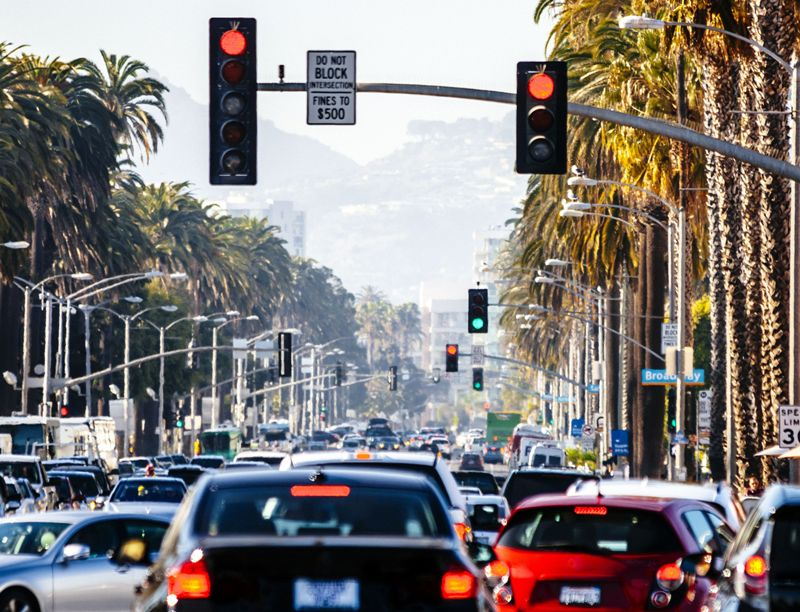
#> input picture tld_img/1.jpg, 800 x 612 px
$ python TLD.py
#> lines starting #> are read from the running program, lines starting #| are printed output that depends on the picture; after the words box and inside, x2 and y2 are one past the last pixel; in counts of white or black regions, pixels touching at a corner belong together
import cv2 as cv
import numpy as np
import time
from tkinter import *

from tkinter import messagebox


index = 1

#loading the test image
img = cv.imread("tld_img/1.jpg") #change name to test new image
#> img is the input picture: shape (612, 800, 3); mean B, G, R 123.3, 124.5, 129.4


#..............................DETECTION.................................


#funcion for reducing resolution of the image:
def re_sc(frame, scale=0.75):
#> called with scale = 0.75
  width= int(frame.shape[1]*scale)
#> width = 600
  height= int(frame.shape[0]*scale)
#> height = 459
  dimention = (width,height)
#> dimention = (600, 459)
  return cv.resize(frame, dimention, interpolation= cv.INTER_AREA)
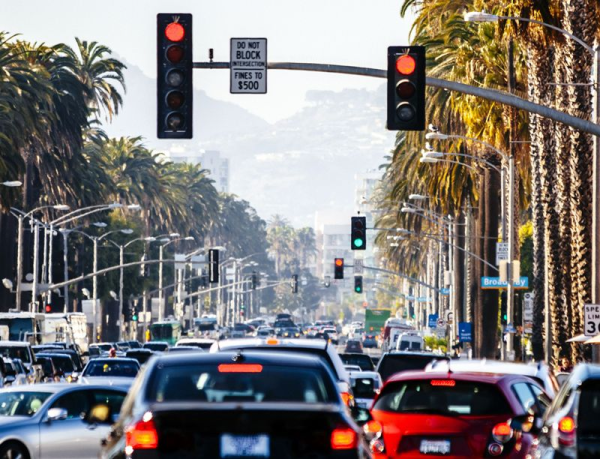
#> returned value: shape (459, 600, 3); mean of channels 0, 1, 2 123.3, 124.5, 129.4; drawn as B, G, R


#calling funcion to rescale image:
img_r = re_sc(img)


#cropping the image:
cropped = img_r[0:200, 0:800]
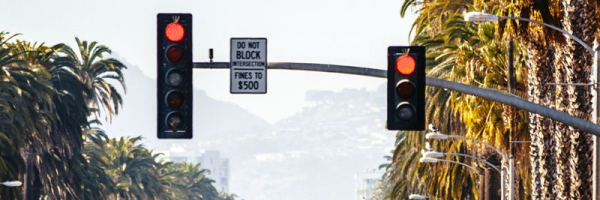
#> cropped: shape (200, 600, 3); mean B, G, R 141.6, 151.1, 157.2
#cv.imshow("cropped", cropped)

blank= np.zeros(cropped.shape)


#converting the colorspace from bgr to lab:
lab = cv.cvtColor(cropped, cv.COLOR_BGR2LAB)
#> lab: shape (200, 600, 3); mean of channels 0, 1, 2 156.1, 129.7, 134.1
#cv.imshow("TLD_con",lab)


#blurring the image:
blur=cv.GaussianBlur(lab,(7,7), cv.BORDER_DEFAULT)
#> blur: shape (200, 600, 3); mean of channels 0, 1, 2 156.1, 129.7, 134.1
#cv.imshow('blur',blur)


#edge detction:
edge=cv.Canny(blur, 125,175)
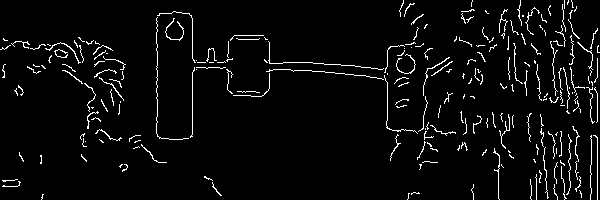
#> edge: shape (200, 600); 4.3% white in thin lines or dots
#cv.imshow('b',edge)


#contours
contours, hierarchies = cv.findContours(edge, cv.RETR_TREE, cv.CHAIN_APPROX_SIMPLE)
#> contours = 235 contours, 234 with area under 20; largest, box (x1, y1, x2, y2) and area: (165, 18, 184, 41) 20
print(f'{len(contours)} contours(s) found!')
#| 235 contours(s) found!


contours= sorted(contours, key=lambda x:cv.contourArea(x), reverse=True)

'''cv.drawContours(blank, contours, -1, (0,255,0),1)
cv.imshow('contour',blank)
blank= np.zeros(cropped.shape)'''

contv=0
diff=0
hdiff=10
for cont in contours:
  contv=contv+1
  (x, y, w, h) = cv.boundingRect(cont)
  diff=w-h

  if diff<0:
    diff=diff*-1

  if diff<hdiff:
    hdiff=diff
    index=contv-1
  if contv==5:
    break
#> this loop made 5 passes
#> (x, y, w, h, diff, hdiff, index) on passes 1, 4: (165, 18, 19, 23, 4, 4, 0), (396, 54, 20, 20, 0, 0, 3)
#> (x, y, w, h, diff) on passes 2, 3, 5: (45, 42, 36, 22, 14), (423, 57, 27, 39, 12), (95, 129, 27, 12, 15)
#> after the loop, contv = 5; hdiff = 0; index = 3
'''cv.drawContours(blank, contours, -1, (0,255,0),1)
cv.imshow('contour',blank)
blank= np.zeros(cropped.shape)'''


'''for cont in contours:
  (x, y, w, h) = cv.boundingRect(cont)
  cv.rectangle(cropped, (x,y), (x + w, y + h),(0,255,0),2)
cv.imshow("crp_der", cropped)'''


#...........................intermidiate output...............................
'''

cv.imshow("CROPPED_IMG", cropped)

cv.imshow("COLOUR_SPACE_CONVERSION",lab)

cv.imshow('GAUSSIAN_BLUR_IMG',blur)

cv.imshow('EDGE_DETECTION',edge)

cv.drawContours(blank, contours, -1, (0,255,0),1)
cv.imshow('CONTOURS',blank)
blank= np.zeros(cropped.shape)
'''
#..............................DETECTED OUTPUT...............................


(x, y, w, h) = cv.boundingRect(contours[index])
#> x = 396; y = 54; w = 20; h = 20
xt=x-5
#> xt = 391
yt=y-5
#> yt = 49
cv.rectangle(cropped, (xt,yt), (xt + w+10, yt + h+10),(0,255,0),2)
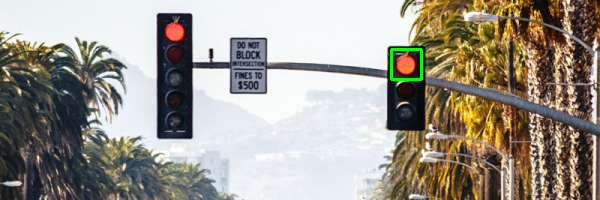
#> cropped: shape (200, 600, 3); 0.3% of pixels changed, all inside (x1, y1, x2, y2) = (390, 48, 423, 81)
cv.imshow("OUTPUT", cropped)


#..............................classification.................................


cx = x + (w/2)
#> cx = 406
cy = y + (h/2)
#> cy = 64

cx = int(cx)
cy = int(cy)

#print(cx)
#print(cy)

#print(img_r[cy][cx])

#colour detection logic:

r=int (img_r[cy][cx][2])
#> r = 254
g=int (img_r[cy][cx][1])
#> g = 118
b=int (img_r[cy][cx][0])
#> b = 75

cv.imshow('FINAL_OUTPUT',img_r)
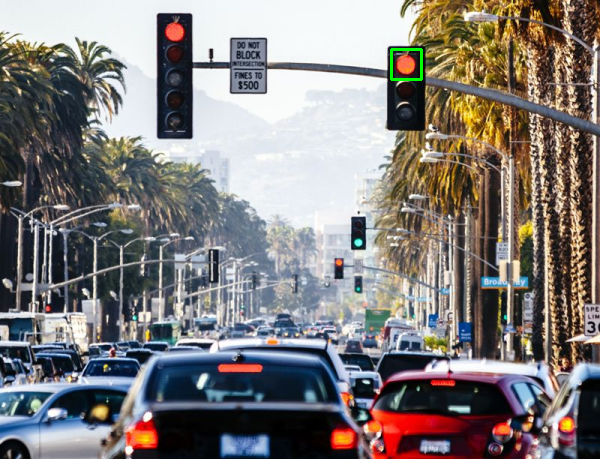
#> window 'FINAL_OUTPUT': shape (459, 600, 3); mean B, G, R 123.3, 124.8, 129.4


#................................ROI.............................

'''for cont in contours:
  (x, y, w, h) = cv.boundingRect(cont)
  cv.rectangle(cropped, (x,y), (x + w, y + h),(0,255,0),2)
cv.imshow("DETECTED SHAPES",cropped)'''


#............................colour index.........................
print('\n')
#red index
bg_avg = (g + b)/2
#> bg_avg = 96.5
red = r - bg_avg
#> red = 157.5
#if red<0:
  #red=0
print('RED INDEX:')
print(red)
#| 157.5
print('\n')


#yellow index
bg_avg = (g + r)/2
#> bg_avg = 186
yellow =  bg_avg - b
#> yellow = 111
#if yellow<0:
  #yellow=0
print('YELLOW INDEX:')
print(yellow)
#| 111.0
print('\n')


#green index
bg_avg = (r + b)/2
#> bg_avg = 164.5
green = g - bg_avg
#> green = -46.5
#if green<0:
  #green=0
print('GREEN INDEX:')
print(green)
#| -46.5
print('\n')


top = Tk()

top.geometry("200x00")


#printing colour
if red >= yellow:
  if red > green:
    print("red")
    messagebox.showinfo("information","TRAFFIC LIGHT COLOUR IS: Red stop the vehicle")
  else:
    print("green")
    messagebox.showinfo("information","TRAFFIC LIGHT COLOUR IS: Green ")
elif yellow > green:
  print("yellow")
  messagebox.showinfo("information","TRAFFIC LIGHT COLOUR IS: Yellow slow down the vehicle")
else:
  print("green")
  messagebox.showinfo("information","TRAFFIC LIGHT COLOUR IS: Green")

top.mainloop()
cv.waitKey(0)

$ run again, with tld_img/10.jpg copied over tld_img/1.jpg
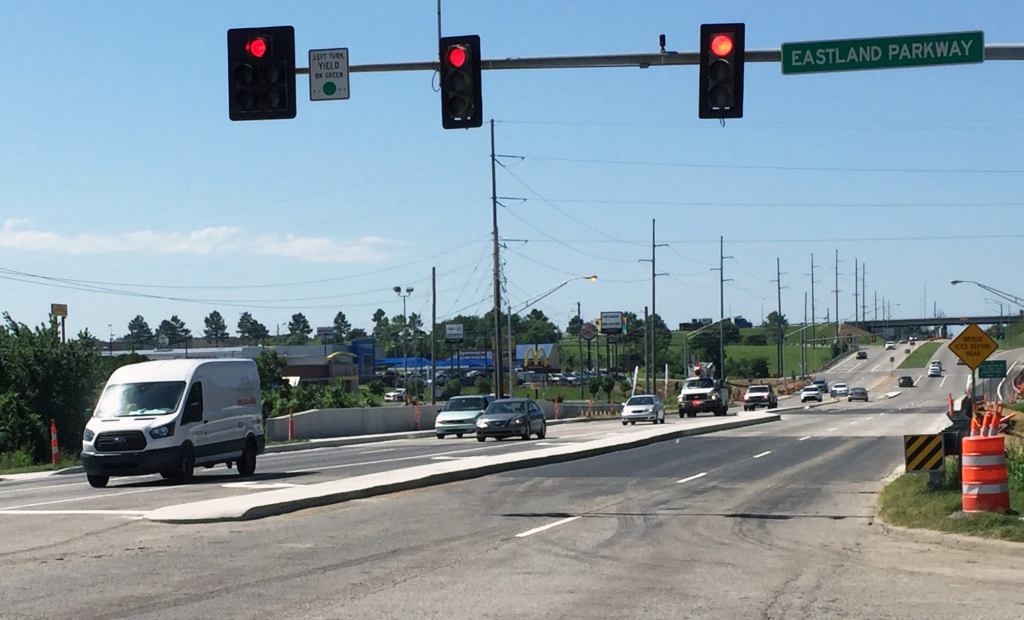
#> input picture tld_img/10.jpg, 2048 x 1239 px (shown at 1/2 size)
#> img is the input picture: shape (1239, 2048, 3); mean B, G, R 164.3, 153.1, 135.2
#> lab: shape (200, 800, 3); mean of channels 0, 1, 2 163.7, 123.4, 108.3
#> blur: shape (200, 800, 3); mean of channels 0, 1, 2 163.7, 123.4, 108.2
#> `edge=cv.Canny(blur, 125,175)`:
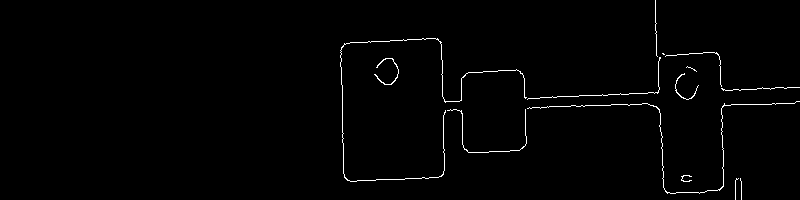
#> edge: shape (200, 800); 1.1% white in thin lines or dots, all inside (x1, y1, x2, y2) = (340, 0, 800, 200)
#> contours = 14 contours, 12 with area under 20; largest, box (x1, y1, x2, y2) and area: (374, 58, 399, 85) 28, (340, 38, 527, 182) 20
#| 14 contours(s) found!
#> the loop `for cont in contours:` made 5 passes
#> (x, y, w, h, diff, hdiff, index) on pass 1: (374, 58, 25, 27, 2, 2, 0)
#> after the loop `for cont in contours:`: contv = 5; hdiff = 2; index = 0
#> `(x, y, w, h) = cv.boundingRect(contours[index])`: x = 374; y = 58; w = 25; h = 27
#> xt = 369
#> yt = 53
#> `cx = x + (w/2)`: cx = 386.5
#> `cy = y + (h/2)`: cy = 71.5
#> `cx = int(cx)`: cx = 386
#> `cy = int(cy)`: cy = 71
#> r = 254
#> g = 22
#> b = 70
#> `cv.imshow('FINAL_OUTPUT',img_r)`:
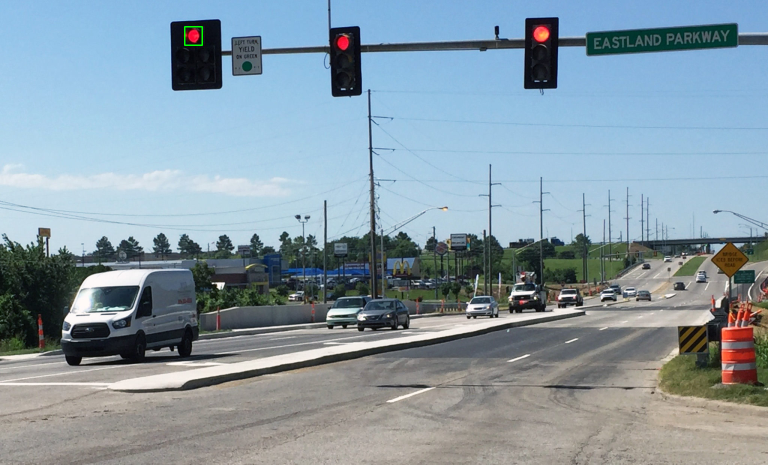
#> window 'FINAL_OUTPUT': shape (929, 1536, 3) (shown at 1/2 size); mean B, G, R 164.3, 153.2, 135.2
#> `bg_avg = (g + b)/2`: bg_avg = 46
#> red = 208
#| 208.0
#> `bg_avg = (g + r)/2`: bg_avg = 138
#> yellow = 68
#| 68.0
#> `bg_avg = (r + b)/2`: bg_avg = 162
#> green = -140
#| -140.0

$ run again, with tld_img/11.jpg copied over tld_img/1.jpg
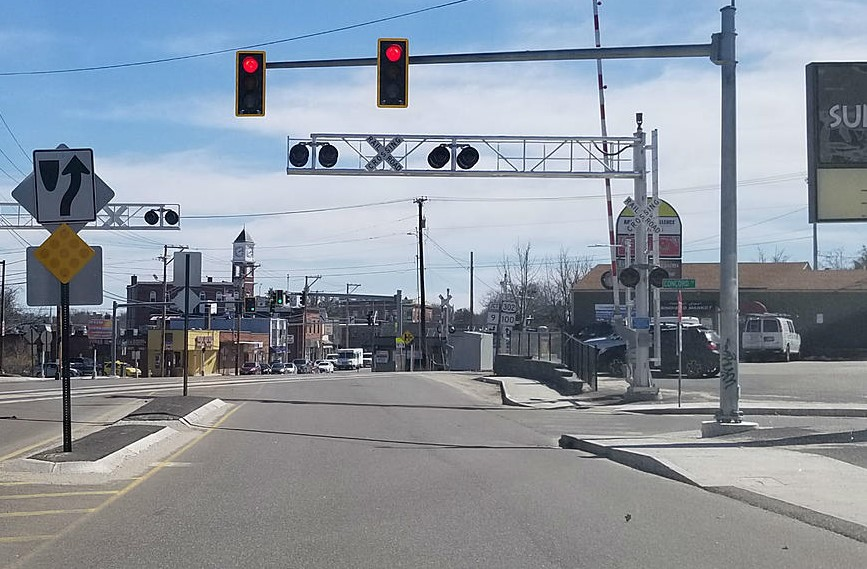
#> input picture tld_img/11.jpg, 867 x 569 px
#> img is the input picture: shape (569, 867, 3); mean B, G, R 158.9, 147.8, 138.9
#> lab: shape (200, 650, 3); mean of channels 0, 1, 2 178.4, 126.8, 114.7
#> blur: shape (200, 650, 3); mean of channels 0, 1, 2 178.4, 126.8, 114.7
#> `edge=cv.Canny(blur, 125,175)`:
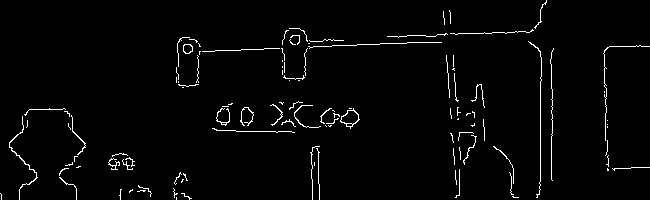
#> edge: shape (200, 650); 2.4% white in thin lines or dots
#> contours = 118 contours, 112 with area under 20; largest, box (x1, y1, x2, y2) and area: (340, 108, 360, 129) 204, (340, 110, 359, 125) 167, (183, 44, 193, 54) 72, (183, 44, 193, 54) 64, (9, 116, 38, 200) 39, (216, 108, 230, 126) 21
#| 118 contours(s) found!
#> the loop `for cont in contours:` made 5 passes
#> (x, y, w, h, diff, hdiff, index) on passes 1, 3: (340, 108, 20, 21, 1, 1, 0), (183, 44, 10, 10, 0, 0, 2)
#> after the loop `for cont in contours:`: contv = 5; hdiff = 0; index = 2
#> `(x, y, w, h) = cv.boundingRect(contours[index])`: x = 183; y = 44; w = 10
#> xt = 178
#> yt = 39
#> `cv.rectangle(cropped, (xt,yt), (xt + w+10, yt + h+10),(0,255,0),2)`:
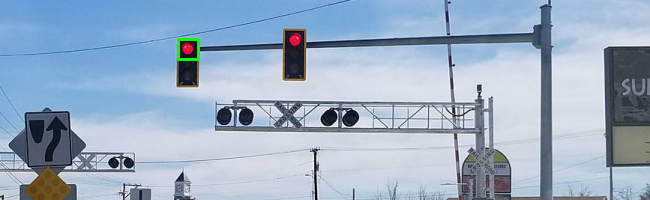
#> cropped: shape (200, 650, 3); mean B, G, R 196, 174.5, 154.8
#> cx = 188
#> cy = 49
#> r = 252
#> g = 45
#> b = 87
#> `bg_avg = (g + b)/2`: bg_avg = 66
#> red = 186
#| 186.0
#> `bg_avg = (g + r)/2`: bg_avg = 148.5
#> yellow = 61.5
#| 61.5
#> `bg_avg = (r + b)/2`: bg_avg = 169.5
#> green = -124.5
#| -124.5

$ run again, with tld_img/12.jpg copied over tld_img/1.jpg
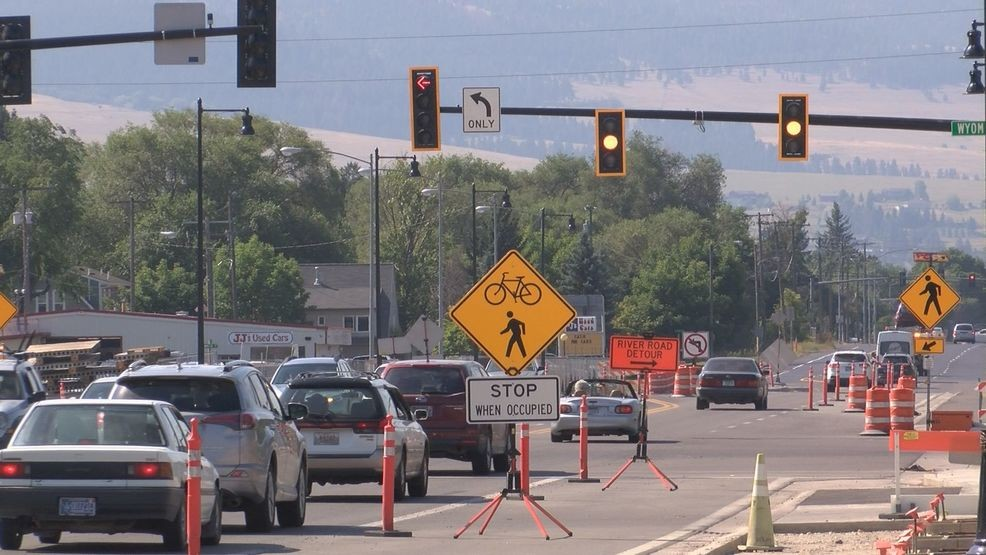
#> input picture tld_img/12.jpg, 986 x 555 px
#> img is the input picture: shape (555, 986, 3); mean B, G, R 125.8, 122, 126.8
#> lab: shape (200, 739, 3); mean of channels 0, 1, 2 143.8, 128.5, 123
#> blur: shape (200, 739, 3); mean of channels 0, 1, 2 143.8, 128.5, 123
#> `edge=cv.Canny(blur, 125,175)`:
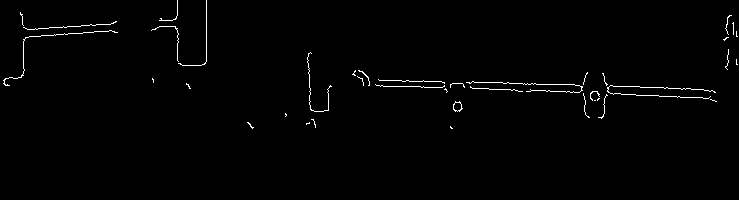
#> edge: shape (200, 739); 1.1% white in thin lines or dots, all inside (x1, y1, x2, y2) = (3, 0, 738, 129)
#> contours = 40 contours, 38 with area under 20; largest, box (x1, y1, x2, y2) and area: (453, 101, 463, 112) 65, (453, 102, 462, 112) 56
#| 40 contours(s) found!
#> the loop `for cont in contours:` made 5 passes
#> (x, y, w, h, diff, hdiff, index) on passes 1, 5: (453, 101, 10, 11, 1, 1, 0), (590, 91, 10, 10, 0, 0, 4)
#> after the loop `for cont in contours:`: contv = 5; hdiff = 0; index = 4
#> xt = 585
#> yt = 86
#> `cv.rectangle(cropped, (xt,yt), (xt + w+10, yt + h+10),(0,255,0),2)`:
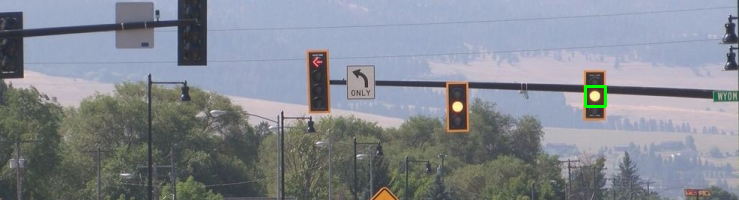
#> cropped: shape (200, 739, 3); mean B, G, R 145.4, 136.8, 132.1
#> cx = 595
#> cy = 96
#> r = 248
#> g = 253
#> b = 163
#> `bg_avg = (g + b)/2`: bg_avg = 208
#> red = 40
#| 40.0
#> `bg_avg = (g + r)/2`: bg_avg = 250.5
#> yellow = 87.5
#| 87.5
#> `bg_avg = (r + b)/2`: bg_avg = 205.5
#> green = 47.5
#| 47.5
